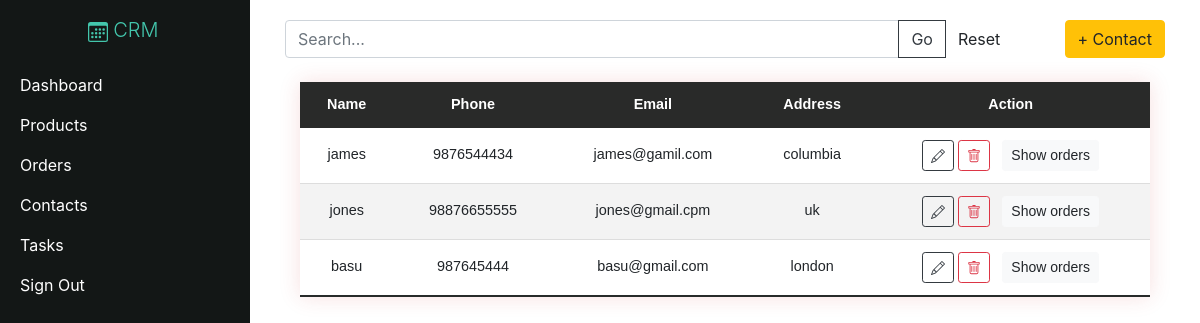
Screenshot of /contacts/ (signed in) with the database file from the repository.
### crm/models.py (models this page shows, shortened)
class Customer(models.Model):
    name = models.CharField(max_length=200, null=True)
    phone = models.CharField(max_length=200, null=True)
    email = models.EmailField(max_length=200, null=True)
    date_created = models.DateTimeField(auto_now_add=True, null=True)
    address = models.CharField(max_length=200, null=True)

### crm/views.py (the view)
# urls.py: path('contacts/', views.contacts, name="contacts"),
@login_required
def contacts(request):
    req = request.GET.get('search',None)
    if req is not None:
        query = request.GET.get('search')
        customers = Customer.objects.filter(Q(name__icontains=query) | Q(email__icontains=query)
        | Q(phone__icontains=query)
        | Q(address__icontains=query))
    else:
        customers = Customer.objects.all()
    return render(request,'crm/contacts.html',{'customers':customers})

### crm/templates/crm/contacts.html (shortened to what this page needs)
{% extends 'crm/main.html' %}
{% block content %}
<div class="row">
  <div class="col-10">
    <form action="{% url 'contacts' %}" method="GET">
      <div class="input-group">
        <input type="text" class="form-control" name="search" id="id_search" placeholder="Search...">
        <div class="input-group-append">
          <input class="btn btn-outline-dark" type="submit" value="Go" />
          <a class="btn" href="{% url 'contacts' %}" type="button">Reset</a>
        </div>
      </div>
    </form>
  </div>
  <div class="col  d-flex justify-content-end">
    <a class="btn btn-warning" href="{% url 'add_contact' %}">+ Contact</a>
  </div>
</div>
<div class="container w-100 d-flex justify-content-center mt-4">
  <table class="my-table w-100 text-center">
    <thead>
      <tr class="text-center">
        <th scope="col">Name</th>
        <th scope="col">Phone</th>
        <th scope="col">Email</th>
        <th scope="col">Address</th>
        <th scope="col">Action</th>
      </tr>
    </thead>
    <tbody>
      {% for c in customers %}
      <tr>
        <td>{{ c.name }}</td>
        <td>{{ c.phone }}</td>
        <td>{{ c.email }}</td>
        <td class="text-break">{{ c.address }}</td>
        <td>
          <a class="btn btn-sm btn-outline-dark" href="{% url 'update_contact' c.id %}"></a>
          <a class="btn btn-sm btn-outline-danger" href="{% url 'delete_contact' c.id %}"></a>
          <a type="button" class="btn btn-sm btn-light ml-2" href="{% url 'customer_orders' c.id %}">Show orders</a>
        </td>
      </tr>
      {% endfor %}
    </tbody>
  </table>
</div>
{% endblock content %}

### static/css/main.css (style rules this page uses)
.my-table { border-collapse: collapse; font-size: 0.9em; font-family: sans-serif; min-width: 400px; box-shadow: 0 0 20px rgba(200, 44, 44, 0.15); }
.my-table thead tr { background-color: rgb(41, 42, 41); color: #ffffff; text-align: left; }
.my-table th, .my-table td { padding: 12px 15px; }
.my-table tbody tr { border-bottom: 1px solid #dddddd; }
.my-table tbody tr:nth-of-type(even) { background-color: #f3f3f3; }
.my-table tbody tr:last-of-type { border-bottom: 2px solid #272b2a; }

### rows the page displays
Customer: name "james", phone "9876544434", email "james@gamil.com", address "columbia"
Customer: name "jones", phone "98876655555", email "jones@gmail.cpm", address "uk"
Customer: name "basu", phone "987645444", email "basu@gmail.com", address "london"
